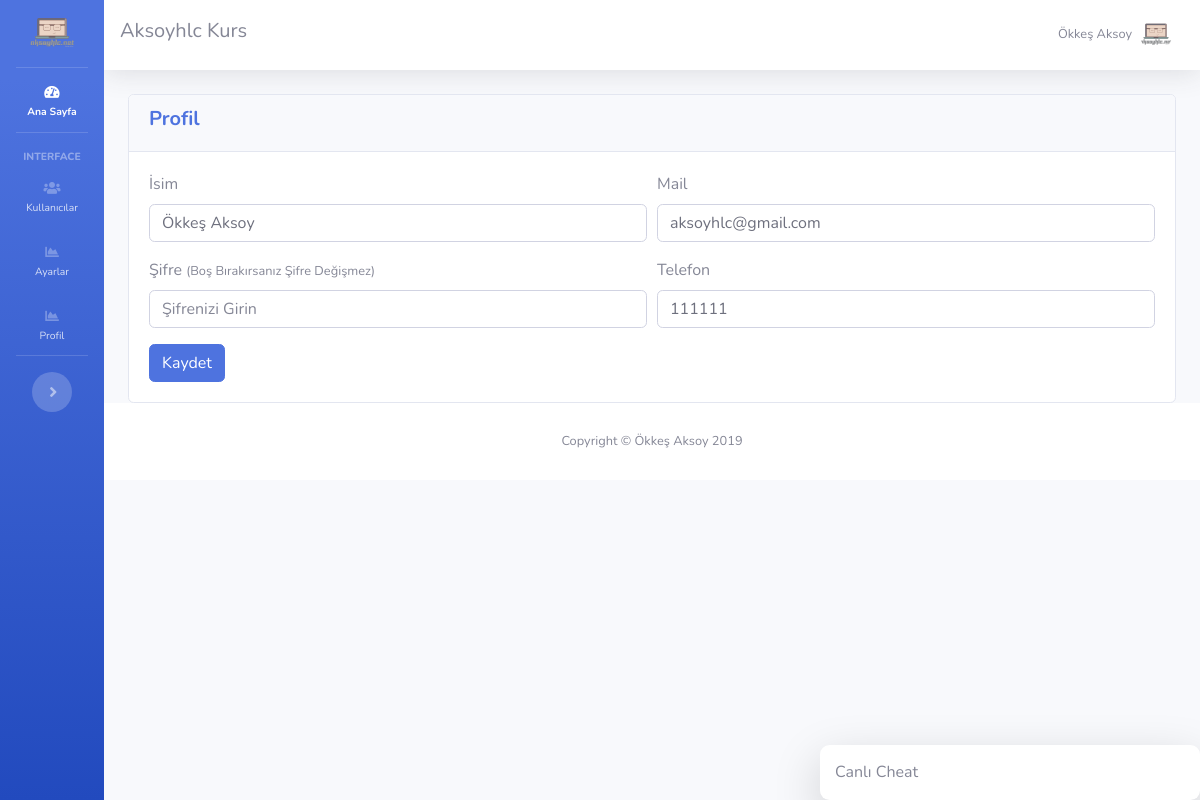
/Dosyalar/profil.php (signed in), run on the app's committed database.
### tables this page shows
CREATE TABLE `ayarlar` (
  `id` int(11) NOT NULL,
  `site_logo` varchar(400) DEFAULT NULL,
  `site_baslik` varchar(350) DEFAULT NULL,
  `site_aciklama` varchar(300) DEFAULT NULL,
  `site_link` varchar(100) DEFAULT NULL,
  `site_sahip_mail` varchar(100) DEFAULT NULL,
  `site_mail_host` varchar(100) DEFAULT NULL,
  `site_mail_mail` varchar(100) DEFAULT NULL,
  `site_mail_port` int(11) DEFAULT NULL,
  `site_mail_sifre` varchar(100) DEFAULT NULL
);

CREATE TABLE `kullanicilar` (
  `kul_id` int(11) NOT NULL,
  `kul_isim` varchar(200) DEFAULT NULL,
  `kul_mail` varchar(200) DEFAULT NULL,
  `kul_sifre` varchar(100) DEFAULT NULL,
  `kul_telefon` varchar(100) DEFAULT NULL,
  `kul_yetki` int(11) NOT NULL DEFAULT '0'
);

### Dosyalar/islemler/baglan.php (called while the page is built, shortened)
<?php
$host="localhost";
$veritabani_ismi="chat";
$kullanici_adi="root";
$sifre="123456789";
try {
	$db = new PDO("mysql:host=$host;dbname=$veritabani_ismi;charset=utf8",$kullanici_adi,$sifre);
} catch (PDOException $e) {
	echo $e->getmessage();
}
$sorgu=$db->prepare("SELECT * FROM ayarlar");
$sorgu->execute();
$ayarcek=$sorgu->fetch(PDO::FETCH_ASSOC);
?>

### Dosyalar/profil.php (the view)
<?php include 'header.php';
$sorgu=$db->prepare("SELECT * FROM kullanicilar WHERE kul_id=:kul_id");
$sorgu->execute(array(
	'kul_id' => $_SESSION['kul_id']
));
$kullanici=$sorgu->fetch(PDO::FETCH_ASSOC);
?>
<div class="container-fluid">
	<div class="row">
		<div class="col-md-12">
			<div class="card">
				<div class="card-header">
					<h5 class="font-weight-bold text-primary">Profil</h5>
				</div>
				<div class="card-body">
					<form action="islemler/ajax.php" method="POST" accept-charset="utf-8">
						<div class="form-row">
							<div class="col-md-6 form-group">
								<label>İsim</label>
								<input type="text" name="kul_isim" class="form-control" value="<?php echo $kullanici['kul_isim'] ?>" placeholder="İsminizi Girin">
							</div>
							<div class="col-md-6 form-group">
								<label>Mail</label>
								<input type="text" name="kul_mail" class="form-control" value="<?php echo $kullanici['kul_mail'] ?>" placeholder="Mail Adresinizi Girin">
							</div>
						</div>
						<div class="form-row">
							<div class="col-md-6 form-group">
								<label>Şifre <small>(Boş Bırakırsanız Şifre Değişmez)</small></label>
								<input type="password" name="kul_sifre" class="form-control" placeholder="Şifrenizi Girin">
							</div>
							<div class="col-md-6 form-group">
								<label>Telefon</label>
								<input type="text" name="kul_telefon" class="form-control" value="<?php echo $kullanici['kul_telefon'] ?>" placeholder="Telefonunuzu Girin">
							</div>
						</div>
						<button type="submit" name="profilkaydet" class="btn btn-primary">Kaydet</button>
					</form>
				</div>
			</div>
		</div>
	</div>
</div>
<?php include 'footer.php' ?>

### Dosyalar/header.php (shortened to what this page needs)
<?php
include 'islemler/baglan.php';
?>
<!DOCTYPE html>
<html lang="tr">
<head>
  <link href="vendor/fontawesome-free/css/all.min.css" rel="stylesheet" type="text/css">
  <link href="css/sb-admin-2.min.css" rel="stylesheet">
  <link rel="stylesheet" href="css/aksoyhlc.css">
</head>
<body id="page-top">
  <div id="wrapper">
    <ul class="navbar-nav bg-gradient-primary sidebar sidebar-dark accordion" id="accordionSidebar">
     <li class="nav-item">
      <a class="nav-link text-center" href="index.php">
        <img src="dosyalar/<?php echo $ayarcek['site_logo'] ?>" style="width: 60%; height: auto;">
      </a>
    </li>
    <hr class="sidebar-divider my-0">
    <li class="nav-item active">
      <a class="nav-link" href="index.php">
        <i class="fas fa-fw fa-tachometer-alt"></i>
        <span>Ana Sayfa</span></a>
      </li>
      <hr class="sidebar-divider">
      <div class="sidebar-heading">
        Interface
      </div>
       <li class="nav-item">
          <a class="nav-link collapsed" href="#" data-toggle="collapse" data-target="#collapseTwo" aria-expanded="true" aria-controls="collapseTwo">
            <i class="fas fa-users"></i>
            <span>Kullanıcılar</span>
          </a>
        </li>
        <li class="nav-item">
          <a class="nav-link" href="ayarlar.php">
            <i class="fas fa-fw fa-chart-area"></i>
            <span>Ayarlar</span></a>
          </li>
          <li class="nav-item">
            <a class="nav-link" href="profil.php">
              <i class="fas fa-fw fa-chart-area"></i>
              <span>Profil</span></a>
            </li>
            <hr class="sidebar-divider d-none d-md-block">
            <div class="text-center d-none d-md-inline">
              <button class="rounded-circle border-0" id="sidebarToggle"></button>
            </div>
          </ul>
          <div id="content-wrapper" class="d-flex flex-column">
            <div id="content">
              <nav class="navbar navbar-expand navbar-light bg-white topbar mb-4 static-top shadow">
                <h5><?php echo $ayarcek['site_baslik'] ?></h5>
                <ul class="navbar-nav ml-auto">
                  <li class="nav-item dropdown no-arrow">
                    <a class="nav-link dropdown-toggle" href="#" id="userDropdown" role="button" data-toggle="dropdown" aria-haspopup="true" aria-expanded="false">
                      <span class="mr-2 d-none d-lg-inline text-gray-600 small"><?php echo $_SESSION['kul_isim'] ?></span>
                      <img class="img-profile rounded-circle" src="dosyalar/<?php echo $ayarcek['site_logo'] ?>">
                    </a>
                  </li>
                </ul>
              </nav>

### data on the page
ayarlar: site_logo (picture), site_baslik "Aksoyhlc Kurs"
kullanicilar: kul_isim "Ökkeş Aksoy", kul_mail "aksoyhlc@gmail.com", kul_telefon "111111"

### other printed values
$_SESSION['kul_isim'] "Ökkeş Aksoy"
